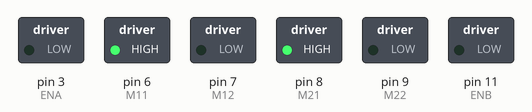
Simulated run of this sketch. Board: Arduino Uno, built with avr-gcc and run on an emulated ATmega328P. Parts: switched loads named in the sketch (green lamp = pin HIGH).

Above: at 0.05 s.
At 3.4 s:
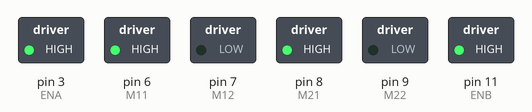
At 6.75 s:
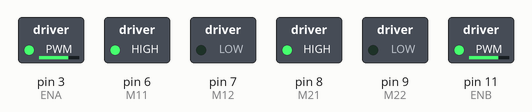
At 10.1 s:
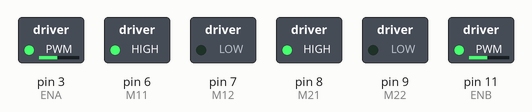
At 13.5 s:
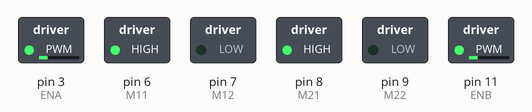
Timing chart, 0 to 17.8 s (numbered marks = the images above):
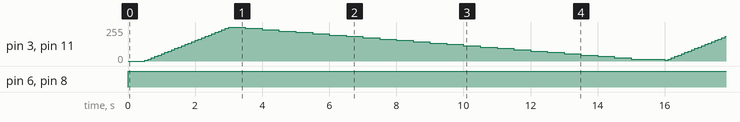

The sketch:

PH_L298N_PWM.ino
```cpp
// Entradas de Motores
int M11 = 6; //IN1
int M12 = 7; //IN2
int M21 = 8; //IN3
int M22 = 9; //IN4

//PWM para variar la velocidad de los motores
int ENA = 3; //ENA
int ENB = 11; //ENB

// Variable de velocidad
int spm;


void setup() {
  // Configuramos los pines
  pinMode(M11,OUTPUT);
  pinMode(M12,OUTPUT);
  pinMode(M21,OUTPUT);
  pinMode(M22,OUTPUT);
  pinMode(ENA,OUTPUT);
  pinMode(ENB,OUTPUT);

}

void loop() {
  //Variando la velocidad

  digitalWrite(M11,HIGH);
  digitalWrite(M12,LOW);
  digitalWrite(M21,HIGH);
  digitalWrite(M22,LOW);
  delay(500);

for(spm=5;spm<255;spm+=10){
  analogWrite(ENA,spm);
  analogWrite(ENB,spm);
  delay(100);}
for(spm=255;spm>5;spm-=10){
  analogWrite(ENA,spm);
  analogWrite(ENB,spm);
  delay(500);}

}
```

Measured:
- by itself, pin 6 (M11), pin 8 (M21): LOW → HIGH at 0.00 s
